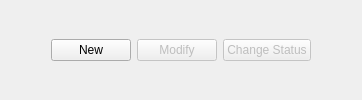
            <widget class="QWidget" name="mps_sub_page_main">
             <layout class="QGridLayout" name="gridLayout_13">
              <item row="0" column="0">
               <layout class="QHBoxLayout" name="horizontalLayout_2">
                <item>
                 <spacer name="horizontalSpacer_10">
                  <property name="orientation">
                   <enum>Qt::Horizontal</enum>
                  </property>
                  <property name="sizeHint" stdset="0">
                   <size>
                    <width>40</width>
                    <height>20</height>
                   </size>
                  </property>
                 </spacer>
                </item>
                <item>
                 <widget class="QPushButton" name="create_new">
                  <property name="text">
                   <string>New</string>
                  </property>
                 </widget>
                </item>
                <item>
                 <widget class="QPushButton" name="modify_existing">
                  <property name="enabled">
                   <bool>false</bool>
                  </property>
                  <property name="text">
                   <string>Modify</string>
                  </property>
                 </widget>
                </item>
                <item>
                 <widget class="QPushButton" name="change_status">
                  <property name="enabled">
                   <bool>false</bool>
                  </property>
                  <property name="text">
                   <string>Change Status</string>
                  </property>
                 </widget>
                </item>
                <item>
                 <spacer name="horizontalSpacer_11">
                  <property name="orientation">
                   <enum>Qt::Horizontal</enum>
                  </property>
                  <property name="sizeHint" stdset="0">
                   <size>
                    <width>40</width>
                    <height>20</height>
                   </size>
                  </property>
                 </spacer>
                </item>
               </layout>
              </item>
             </layout>
            </widget>
